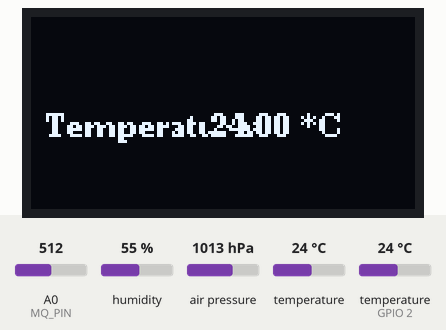
Recording of a sketch running on a simulated ESP8266 (NodeMCU). Shown: 128×64 one-colour display. Inputs (shaded band) come from the test bench; at power-on: humidity 55 %, air pressure 1013 hPa, A0 (MQ_PIN) = 512, temperature 24 °C, temperature (sensor on GPIO 2) 24 °C. WiFi joins after 1.5 s; servers stay silent unless stated; what the sketch prints to the serial monitor is not drawn.

Above: at 3.2 s.
3.3 s: humidity set to 22 %
7.9 s: air pressure set to 952 hPa
At 10.5 s:
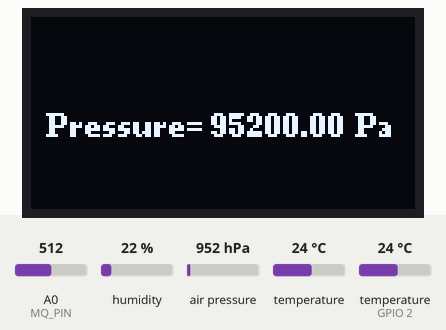
11.5 s: A0 (MQ_PIN) set to 716
At 20.4 s:
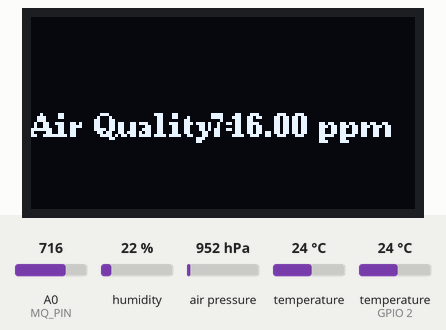
21.1 s: temperature (sensor 0) set to 12 °C
At 22.8 s:
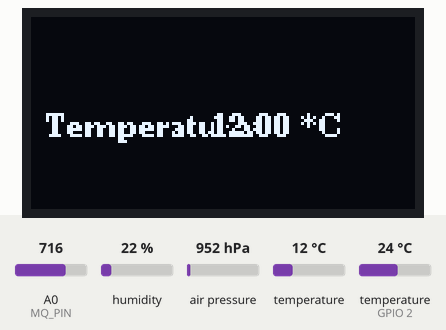
24.7 s: humidity set to 40 %
At 32.5 s:
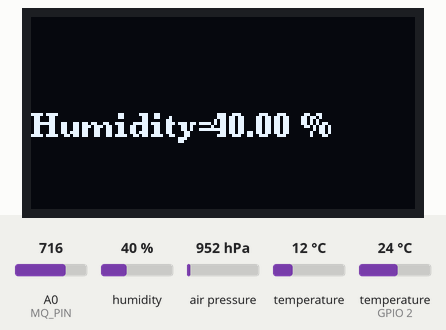
33.2 s: A0 (MQ_PIN) set to 992
At 40.7 s:
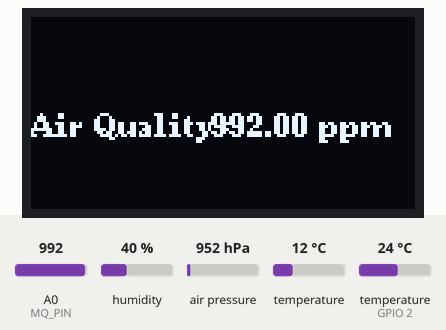
Timing chart, 0 to 41.7 s (numbered marks = the images above; inputs shaded):
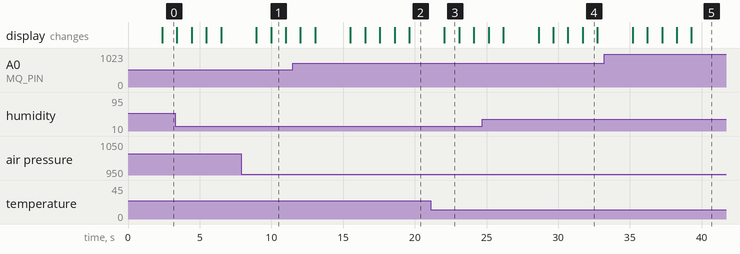

Measured:
- what the display in image 1 shows lasts 1.0 s, from 10.0 s to 11.0 s

The sketch:

End..IOTBasedWeathorMonitoringSystem.ino
```cpp
#include <Wire.h>
#include <Adafruit_BMP085.h>
#include <DHT.h>
#include <U8g2lib.h>
#include <ESP8266WiFi.h>
#include <WiFiClient.h>
#include <ThingSpeak.h>

#define DHTPIN 2 /* dht11-D4------AMIT SUTRADHAR--{SCL SDA D1,D2 (BMP180/OLED)} ESP8266-----MQ135 - A0*/
#define DHTTYPE DHT11

#define MQ_PIN A0

Adafruit_BMP085 bmp;
DHT dht(DHTPIN, DHTTYPE);
U8G2_SSD1306_128X64_NONAME_F_HW_I2C u8g2(U8G2_R0);

// WiFi and ThingSpeak configuration
const char* ssid = "ABBE";
const char* password = "1234alibaba.com";
const unsigned long myChannelNumber = 2074468;
const char* myWriteAPIKey = "8HW3VGWOJS230UV1";

WiFiClient client;

void setup() {
  Serial.begin(9600);
  if (!bmp.begin()) {
    Serial.println("Could not find a valid BMP085/BMP180 sensor, check wiring!");
    while (1) {}
  }
  dht.begin();
  u8g2.begin();

  // Connect to WiFi network
  WiFi.begin(ssid, password);
  while (WiFi.status() != WL_CONNECTED) {
    delay(1000);
    Serial.println("Connecting to WiFi...");
  }
  Serial.println("Connected to WiFi");

  // ThingSpeak channel configuration
  ThingSpeak.begin(client);
}

void loop() {
  float temperature_bmp = bmp.readTemperature();
  float pressure = bmp.readPressure();
  float altitude = bmp.readAltitude();
  float humidity = dht.readHumidity();
  float temperature_dht = dht.readTemperature();
  float air_quality = analogRead(MQ_PIN);

  // Update ThingSpeak fields
  ThingSpeak.setField(1, temperature_bmp);
  ThingSpeak.setField(2, pressure);
  ThingSpeak.setField(3, altitude);
  ThingSpeak.setField(4, humidity);
  /*ThingSpeak.setField(5, temperature_dht);*/
  ThingSpeak.setField(5, air_quality);
  ThingSpeak.writeFields(myChannelNumber, myWriteAPIKey);

  // Display sensor data on OLED display
  u8g2.firstPage();
  do {
    u8g2.setFont(u8g2_font_ncenB08_tr);
    u8g2.drawStr(5, 40, "Temperature= ");
    u8g2.setCursor(60, 40);
    u8g2.print(temperature_bmp);
    u8g2.print(" *C");
  } while (u8g2.nextPage());
  delay(1000);

  u8g2.firstPage();
  do {
    u8g2.setFont(u8g2_font_ncenB08_tr);
    u8g2.drawStr(5, 40, "Pressure= ");
    u8g2.setCursor(60, 40);
    u8g2.print(pressure);
    u8g2.print(" Pa");
  } while (u8g2.nextPage());
  delay(1000);

  u8g2.firstPage();
  do {
    u8g2.setFont(u8g2_font_ncenB08_tr);
    u8g2.drawStr(5, 40, "Altitude= ");
    u8g2.setCursor(60, 40);
    u8g2.print(altitude);
    u8g2.print(" meters");
  } while (u8g2.nextPage());
  delay(1000);

  u8g2.firstPage();
  do {
    u8g2.setFont(u8g2_font_ncenB08_tr);
    u8g2.drawStr(0, 40, "Humidity= ");
    u8g2.setCursor(60, 40);
    u8g2.print(humidity);
    u8g2.print(" %");
  } while (u8g2.nextPage());
  delay(1000);

 /* u8g2.firstPage();
  do {
    u8g2.setFont(u8g2_font_ncenB08_tr);
    u8g2.drawStr(0, 50, "Temperature (DHT11) = ");
    u8g2.setCursor(120, 50);
    u8g2.print(temperature_dht);
    u8g2.print(" *C");
  } while (u8g2.nextPage());
  delay(1000);
*/
  u8g2.firstPage();
  do {
    u8g2.setFont(u8g2_font_ncenB08_tr);
    u8g2.drawStr(0, 40, "Air Quality = ");
    u8g2.setCursor(60, 40);
    u8g2.print(air_quality);
    u8g2.print(" ppm");
  } while (u8g2.nextPage());
  delay(1000);


  Serial.print("Temperature (BMP180) = ");
  Serial.print(temperature_bmp);
  Serial.println(" *C");

  Serial.print("Pressure = ");
  Serial.print(pressure);
  Serial.println(" Pa");

  Serial.print("Altitude = ");
  Serial.print(altitude);
  Serial.println(" meters");

  Serial.print("Humidity = ");
  Serial.print(humidity);
  Serial.println(" %");

  Serial.print("Temperature (DHT11) = ");
  Serial.print(temperature_dht);
  Serial.println(" *C");

  Serial.print("Air Quality = ");
  Serial.print(air_quality);
  Serial.println(" ppm");


/*

  ThingSpeak.writeField(myChannelNumber, 1, temperature_bmp, myWriteAPIKey);
  ThingSpeak.writeField(myChannelNumber, 2, pressure, myWriteAPIKey);
  ThingSpeak.writeField(myChannelNumber, 3, altitude, myWriteAPIKey);
  ThingSpeak.writeField(myChannelNumber, 4, humidity, myWriteAPIKey);
  ThingSpeak.writeField(myChannelNumber, 5, air_quality, myWriteAPIKey);


*/

  Serial.println();
  delay(1000);
}
```
